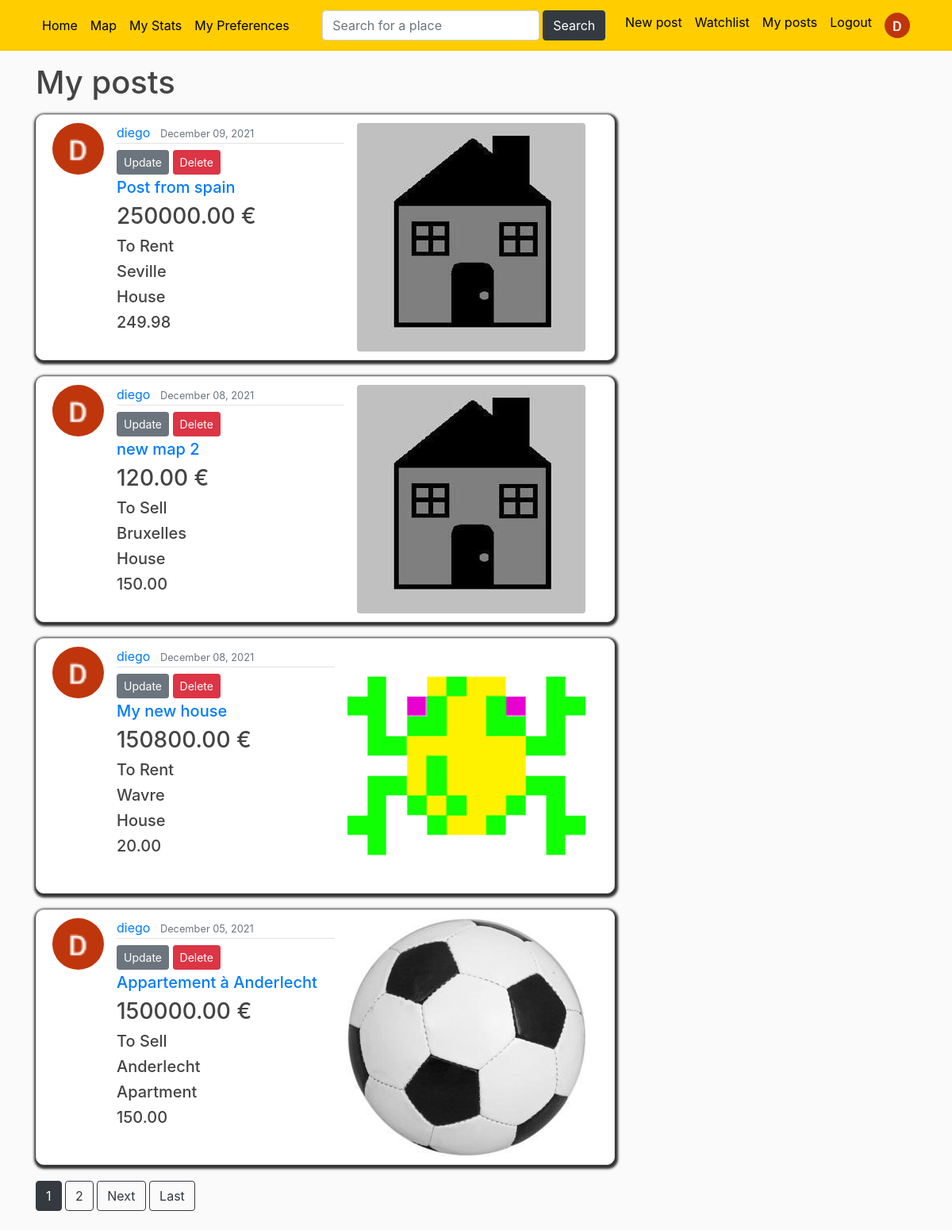
Page /my_posts/ (signed in) on the earlier database version.
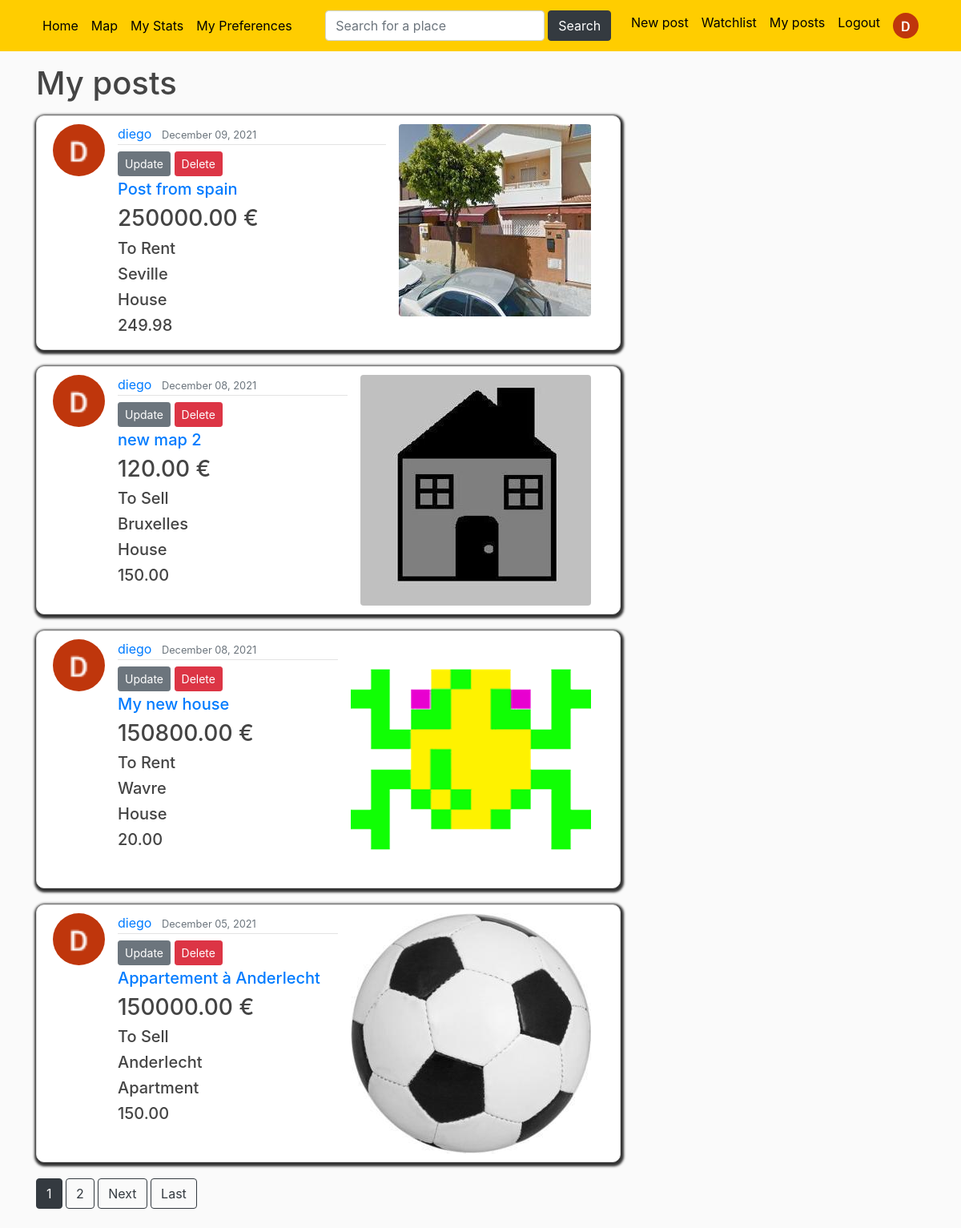
Same page on the later database version.
### users/models.py (models this page shows, shortened)
class Profile(models.Model):
    user = models.OneToOneField(User, on_delete=models.CASCADE) #CASCADE : si je supprime l'utilisateur, le profil sera supprimé aussi. Mais si je supprime le profil, l'utilisateur ne sera pas supprimé
    image = models.ImageField(default='default.jpg', upload_to='profile_pics') #default = image par défaut si l'user ne choisit aucune pdp
    price_preference = models.DecimalField(default=0, max_digits=15, decimal_places=2) #prix maximum préféré
    localisation_preference = models.CharField(default='Bruxelles', max_length=100) #localisation préférée
    sell_rent_preference = models.CharField(default='S', max_length=10, choices=SELLORRENT_CHOICES) #a vendre ou a louer

### blog/models.py (models this page shows, shortened)
class Post(models.Model): #creation d'un Post
    title = models.CharField(max_length=100)
    price = models.DecimalField(default=0, max_digits= 15, decimal_places=2)
    sell_rent = models.CharField(default= 'S', max_length=10, choices=SELLORRENT_CHOICES)
    localisation = models.CharField(default='Bruxelles',max_length=100)
    address = models.TextField(default='Boulevard du Triomphe 1 , 1050 Bruxelles')
    lat = models.FloatField(blank=True, null=True)  # blank pour autoriser des valeurs vides
    long = models.FloatField(blank=True, null=True)
    category = models.CharField(default= 'H', max_length=10, choices=CATEGORIES)
    surface = models.DecimalField(default=0, max_digits= 8, decimal_places=2)
    content = models.TextField()
    image = models.ImageField(default='defaultAnnounce.jpg', upload_to='announce_pics')
    date_posted = models.DateTimeField(default=timezone.now)
    author = models.ForeignKey(User, on_delete=models.CASCADE) #reférence à une autre classe (clé étrangère)
    number_views = models.IntegerField(default=0)

### blog/views.py (the view)
# urls.py: path('my_posts/', UserMyPostsListView.as_view(), name='user-myposts'), #permet de consulter "My posts"
class UserMyPostsListView(ListView): #affiche les posts dans "My Posts"
    model = Post
    template_name = 'blog/user_myposts.html'  # <app>/<model>_<viewtype>.html
    context_object_name = 'posts'
    ordering = ['-date_posted']
    paginate_by = 5

### blog/templates/blog/user_myposts.html (shortened to what this page needs)
{% extends "blog/base.html" %}
{% block content %}
<h1 class="mb-3"> My posts </h1>
    {% for post in posts %}
        {% if post.author == user %}
            <article class="media content-section">
                <img class="rounded-circle article-img" src="{{ post.author.profile.image.url }}">
                <div class="media-body">
                    <div class="article-metadata">
                        <a class="mr-2" href="{% url 'user-posts' post.author.username %}">{{ post.author }}</a>
                        <small class="text-muted">{{ post.date_posted|date:"F d, Y" }}</small>
                    </div>
                    <div>
                        <a class="btn btn-secondary btn-sm mt-1 mb-1" href="{% url 'post-update' post.id %}">Update</a>
                        <a class="btn btn-danger btn-sm mt-1 mb-1" href="{% url 'post-delete' post.id %}">Delete</a>
                    </div>
                    <h5 class="display-5"><a href="{% url 'post-detail' post.id %}">{{ post.title }}</a></h5>
                     <h3 class="article-content">{{ post.price }} € </h3>
                    <h5 class="article-content">{{ post.get_sell_rent_display }}</h5>
                     <h5 class="article-content">{{ post.localisation }}</h5>
                     <h5 class="article-content">{{ post.get_category_display }}</h5>
                     <h5 class="article-content">{{ post.surface }}</h5>
                </div>
                <img class="rounded float-left ml-3 mr-3" src="{{ post.image.url }}">
            </article>
        {% endif %}
    {% endfor %}
    {% if is_paginated %}
        {% for num in page_obj.paginator.page_range %}
            {% if page_obj.number == num %}
                <a class="btn btn-dark mb-4" href="?page={{ num }}">{{ num }}</a>
            {% elif num > page_obj.number|add:'-3' and num < page_obj.number|add:'3' %}
                <a class="btn btn-outline-dark mb-4" href="?page={{ num }}">{{ num }}</a>
            {% endif %}
        {% endfor %}
        {% if page_obj.has_next %}
                <a class="btn btn-outline-dark mb-4" href="?page={{ page_obj.next_page_number }}">Next</a>
                <a class="btn btn-outline-dark mb-4" href="?page={{ page_obj.paginator.num_pages }}">Last</a>
        {% endif %}
    {% endif %}
{% endblock content %}

### blog/templates/blog/base.html (shortened to what this page needs)
<!DOCTYPE html>
{% load static %}
<html lang="en">
<head>
    <link href="https://stackpath.bootstrapcdn.com/bootstrap/4.4.1/css/bootstrap.min.css"
 rel="stylesheet">
    <link rel="stylesheet" type="text/css" href="{% static 'blog/main.css' %}">
    <link rel="stylesheet" href="https://cdn.jsdelivr.net/npm/bootstrap-icons@1.7.1/font/bootstrap-icons.css">
    <link href='https://api.mapbox.com/mapbox-gl-js/v2.6.1/mapbox-gl.css' rel='stylesheet' />
</head>
<body>
<header class="site-header">
    <nav class="navbar navbar-expand-md navbar-dark bg-steel fixed-top">
        <div class="container">
            <div class="collapse navbar-collapse" id="navbarToggle">
                <div class="navbar-nav mr-auto">
                    <a class="nav-item nav-link" href="{% url 'blog-home' %}">Home</a>
                    <a class="nav-item nav-link" href="{% url 'blog-map' %}">Map</a>
                    {% if user.is_authenticated %}
                        <a class="nav-item nav-link" href="{% url 'blog-stats' %}">My Stats</a>
                        <a class="nav-item nav-link" href="{% url 'user-mypreferences' %}">My Preferences</a>
                    {% endif %}
                </div>
                <div class="navbar-nav mx-auto">
                     <form class="d-flex" method=POST action="{% url 'place-search' %}">
                        <input class="form-control me-2" type="search" placeholder="Search for a place" aria-label="Search" name="search">
                        <button class="btn btn-dark ml-1" type="submit">Search</button>
                     </form>
                </div>
                <div class="navbar-nav">
                    {% if user.is_authenticated %}
                        <a class="nav-item nav-link" href="{% url 'post-create' %}">New post</a>
                        <a class="nav-item nav-link" href="{% url 'user-watchlist' %}">Watchlist</a>
                        <a class="nav-item nav-link" href="{% url 'user-myposts' %}">My posts</a>
                        <a class="nav-item nav-link" href="{% url 'logout' %}">Logout</a>
                        <a class="nav-item nav-link" href="{% url 'profile' %}">
                            <img class="rounded-circle navbar-profile" src="{{ request.user.profile.image.url }}">
                        </a>
                    {% else %}
                        <a class="nav-item nav-link" href="{% url 'login' %}">Login</a>
                        <a class="nav-item nav-link" href="{% url 'register' %}">Register</a>
                    {% endif %}
                </div>
            </div>
        </div>
    </nav>
</header>
<main role="main" class="container">
  <div class="row">
    <div class="col-md-8">
      {% block content %} {% endblock %}
    </div>
  </div>
</main>
</body>
</html>

### blog/static/blog/main.css (style rules this page uses)
body { background: #fafafa; color: #333333; margin-top: 5rem; }
h1, h2, h3, h4, h5, h6 { color: #444444; }
.site-header .navbar-nav .nav-link { color: black; }
.bg-steel { background-color: #FFCD00; }
.navbar-profile { width: 2em; height: 2em; }
.content-section { background: #ffffff; padding: 10px 20px; border: 1px solid #dddddd; border-radius: 10px; margin-bottom: 20px; box-shadow: 1px 2px 3px 3px; }
.article-content { white-space: pre-line; }
.article-img { height: 65px; width: 65px; margin-right: 16px; }
.article-metadata { padding-bottom: 1px; margin-bottom: 4px; border-bottom: 1px solid #e3e3e3 }

Differences in the rows shown:
changed Post "Post from spain": image: picture added in place of a placeholder
